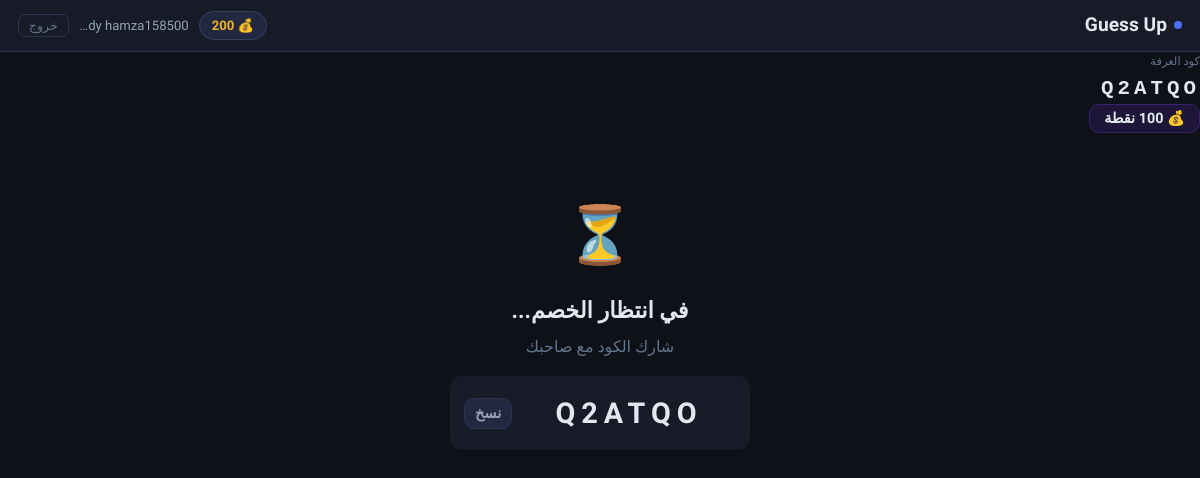
Screenshot of /room/Q2ATQO (signed in) with the database file from the repository.
### models.py (models this page shows, shortened)
class Player(db.Model):
    __tablename__     = 'players'
    id                = db.Column(db.Integer, primary_key=True)
    player_name       = db.Column(db.String(50), unique=True, nullable=False)
    password_hash     = db.Column(db.String(256), nullable=False)
    points            = db.Column(db.Integer, default=100)
    xp                = db.Column(db.Integer, default=0)       # م12: XP
    win_streak        = db.Column(db.Integer, default=0)       # م4: Streak
    best_streak       = db.Column(db.Integer, default=0)       # م4: أحسن streak
    last_daily_reward = db.Column(db.DateTime, nullable=True)  # م2: Daily Reward
    avatar            = db.Column(db.String(200), nullable=True)
    created_at        = db.Column(db.DateTime, default=datetime.utcnow)

class Room(db.Model):
    __tablename__    = 'rooms'
    id               = db.Column(db.Integer, primary_key=True)
    room_code        = db.Column(db.String(10), unique=True, nullable=False)
    bet_points       = db.Column(db.Integer, default=100)
    player1_id       = db.Column(db.Integer, db.ForeignKey('players.id'), nullable=True)
    player2_id       = db.Column(db.Integer, db.ForeignKey('players.id'), nullable=True)
    winner_id        = db.Column(db.Integer, db.ForeignKey('players.id'), nullable=True)
    is_bankrupt_mode = db.Column(db.Boolean, default=False)
    is_bot_game      = db.Column(db.Boolean, default=False)
    is_public        = db.Column(db.Boolean, default=False)
    status           = db.Column(db.String(20), default='waiting')
    random_event     = db.Column(db.String(50), nullable=True)  # م6: Random Event
    created_at       = db.Column(db.DateTime, default=datetime.utcnow)
    player1 = db.relationship('Player', foreign_keys=[player1_id])
    player2 = db.relationship('Player', foreign_keys=[player2_id])
    winner  = db.relationship('Player', foreign_keys=[winner_id])

### app.py (the view)
@app.route('/room/<room_code>')
def game_room(room_code):
    if not is_logged_in(session): return redirect(url_for('index'))
    room   = get_room(room_code)
    if not room: return redirect(url_for('lobby'))
    player = get_player_by_id(session['player_id'])
    if not player: return redirect(url_for('index'))
    event_info = EVENTS_MAP.get(room.random_event, {})
    return render_template('room.html', room=room, player=player,
                           event_info=event_info)

### app.py (called while the page is built)
@app.context_processor
def inject_player():
    def get_player():
        pid=session.get('player_id')
        return Player.query.filter_by(id=pid).first() if pid else None
    return dict(get_player=get_player)

### auth.py (called while the page is built)
def get_player_by_id(player_id):
    return Player.query.filter_by(id=player_id).first()

def is_logged_in(session):
    return 'player_id' in session

### rooms.py (called while the page is built)
def get_room(room_code):
    return Room.query.filter_by(room_code=room_code).first()

### templates/room.html (shortened to what this page needs)
{% extends 'base.html' %}
{% block content %}
<div class="room-header">
    <div>
        <div style="color:var(--muted);font-size:.72rem;margin-bottom:2px">كود الغرفة</div>
        <div class="room-code-display" onclick="copyCode()">{{ room.room_code }}</div>
    </div>
    <div>
        {% if room.is_bot_game %}
            <span class="bet-info">🤖 ضد البوت</span>
        {% else %}
            <span class="bet-info">💰 {{ room.bet_points }} نقطة</span>
        {% endif %}
    </div>
</div>
<div class="game-area">
    <div id="waitingState" class="waiting-state {% if room.is_bot_game %}hidden{% endif %}">
        <div class="big-icon">⏳</div>
        <h2>في انتظار الخصم...</h2>
        <p style="color:var(--muted)">شارك الكود مع صاحبك</p>
        <div class="share-code-box">
            <span>{{ room.room_code }}</span>
            <button onclick="copyCode()" class="btn btn-ghost" style="padding:6px 10px">نسخ</button>
        </div>
    </div>
</div>
{% endblock %}

### templates/base.html (shortened to what this page needs)
<!DOCTYPE html>
<html lang="ar" dir="rtl">
<head>
</head>
<body>
{% if session.player_id %}
<nav>
    <a href="/lobby" class="nav-logo">
        <span class="dot"></span>
        Guess Up
    </a>
    <div class="nav-right">
        {% set me = get_player() %}
        {% if me %}
        <span class="pts-chip">💰 {{ me.points }}</span>
        <a href="/player/{{ session.player_id }}" class="nav-name">{{ session.player_name }}</a>
        {% endif %}
        <form action="/logout" method="get" style="display:inline">
            <button class="btn-logout">خروج</button>
        </form>
    </div>
</nav>
{% endif %}
{% block content %}{% endblock %}
</body>
</html>

### rows the page displays
Player: points "200", player_name "judy hamza158500"
Room: room_code "Q2ATQO"
